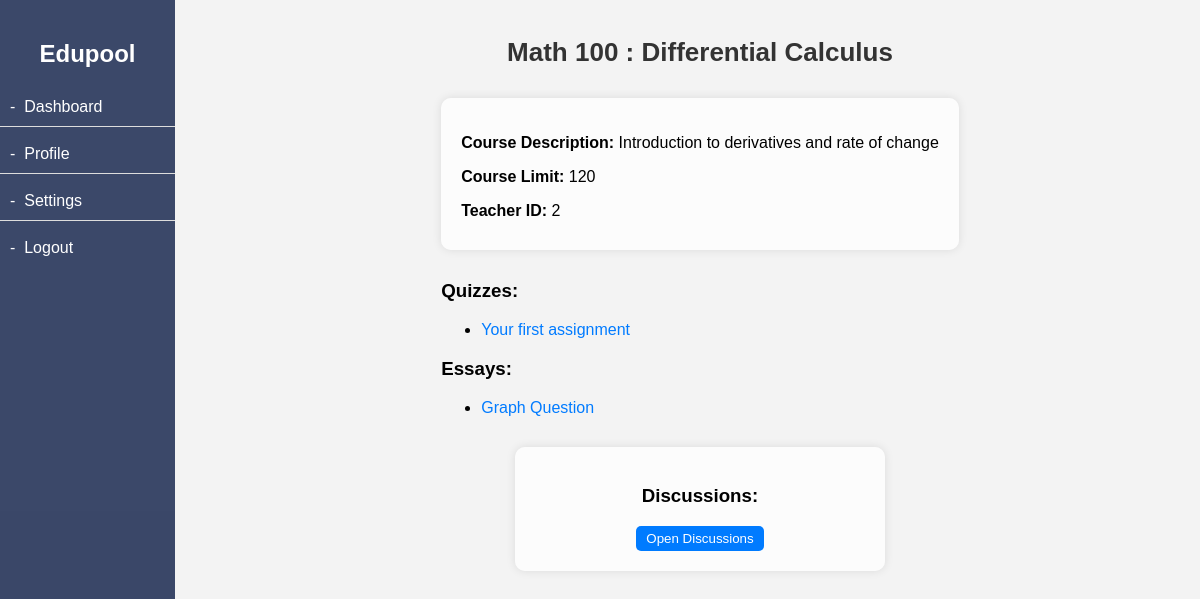
The page /course/1 on the database its author committed.
### website/models.py (models this page shows)
class Course(db.Model):
    __tablename__ = 'courses'
    id = db.Column(db.Integer, primary_key=True)
    course_code = db.Column(db.Integer(), unique = True)
    course_name = db.Column(db.String(150))
    course_limit = db.Column(db.Integer)
    course_desc = db.Column(db.String(1000))
    teacher_id = db.Column(db.Integer, db.ForeignKey('users.id'))

class Quiz(db.Model, UserMixin):
    __tablename__ = 'quizzes'
    id=db.Column(db.Integer, primary_key=True)
    quiz_name = db.Column(db.String(150))
    course_id = db.Column(db.Integer, db.ForeignKey('courses.id'))

class Essay(db.Model, UserMixin):
    __tablename__ = 'essays'
    id=db.Column(db.Integer, primary_key=True)
    essay_name = db.Column(db.String(150))
    course_id = db.Column(db.Integer, db.ForeignKey('courses.id'))

### website/views.py (the view)
@views.route('/course/<int:course_id>')
def course_page(course_id):
    course = Course.query.get(course_id)
    quizzes = Quiz.query.filter_by(course_id=course_id).all()
    essays = Essay.query.filter_by(course_id=course_id).all()
    quiz_submissions = {}
    for quiz in quizzes:
        student_ids = [submission.student_id for submission in QuizSubmission.query.filter_by(quiz_id=quiz.id)]
        student_ids = list(set(student_ids))    # Unique Student Ids
        quiz_submissions[quiz.id] = student_ids
    essay_submissions = {}
    for essay in essays:
        student_ids = [submission.student_id for submission in EssaySubmission.query.filter_by(essay_id=essay.id)]
        student_ids = list(set(student_ids))    # Unique Student Ids
        essay_submissions[essay.id] = student_ids
    return render_template('course.html', course=course, quizzes=quizzes, essays=essays, quiz_submissions=quiz_submissions, essay_submissions=essay_submissions)

### website/templates/course.html (shortened to what this page needs)
<!DOCTYPE html>
<html>
<head>
</head>
<body>
    {% include 'sidebar.html' %}
    <div class="main-container">
        <div class="main-content">
            <h1>{{ course.course_code }} : {{ course.course_name}}</h1>
            <div class="info-box">
                <p><strong>Course Description:</strong> {{ course.course_desc }}</p>
                <p><strong>Course Limit:</strong> {{ course.course_limit }}</p>
                <p><strong>Teacher ID:</strong> {{ course.teacher_id }}</p>
            </div>
            <h3>Quizzes:</h3>
            <ul>
                {% for quiz in quizzes %}
                <li><a href="{{ url_for('views.quiz_page', course_id=course.id, quiz_id=quiz.id) }}">{{ quiz.quiz_name }}</a></li>
                {% endfor %}
            </ul>
            <h3>Essays:</h3>
            <ul>
                {% for essay in essays %}
                <li><a href="{{ url_for('views.essay_page', course_id=course.id, essay_id=essay.id) }}">{{ essay.essay_name }}</a></li>
                {% endfor %}
            </ul>
            <div class="discussion-grades">
                <div class="card">
                    <h3>Discussions:</h3>
                    <a href="{{ url_for('views.course_discussions', course_id=course.id) }}"><button>Open Discussions</button></a>
                </div>
            </div>
        </div>
    </div>
</body>
</html>

### website/templates/course.html (style rules this page uses)
body { font-family: Arial, sans-serif; margin: 0; padding: 0; background: #f3f3f3; }
.main-container { display: flex; justify-content: center; }
.main-content { max-width: 800px; padding: 20px; }
h1 { font-size: 26px; color: #333; margin-bottom: 30px; text-align: center; }
p { font-size: 16px; margin-bottom: 10px; }
a { color: #007bff; text-decoration: none; transition: color 0.3s; }
button { background-color: #007bff; color: #fff; border: none; padding: 5px 10px; border-radius: 5px; cursor: pointer; transition: background-color 0.3s; }
.card { width: 330px; background-color: rgba(255, 255, 255, 0.79); border-radius: 10px; box-shadow: 0 0 10px rgba(0, 0, 0, 0.1); margin: 10px; padding: 20px; transition: box-shadow 0.3s ease-in-out; display: flex; flex-direction: column; align-items: center; }
.info-box { background-color: rgba(255, 255, 255, 0.79); padding: 20px; border-radius: 10px; box-shadow: 0 0 10px rgba(0, 0, 0, 0.1); margin-bottom: 30px; }
.discussion-grades { display: flex; justify-content: center; align-items: center; margin-top: 20px; }

### website/templates/sidebar.html (style rules this page uses)
.main-content { margin-left: 200px; padding: 20px; }

### rows shown on the page
Course: course_code "Math 100", course_name "Differential Calculus", course_desc "Introduction to derivatives and rate of change", course_limit "120", teacher_id "2"
Quiz: quiz_name "Your first assignment"
Essay: essay_name "Graph Question"
